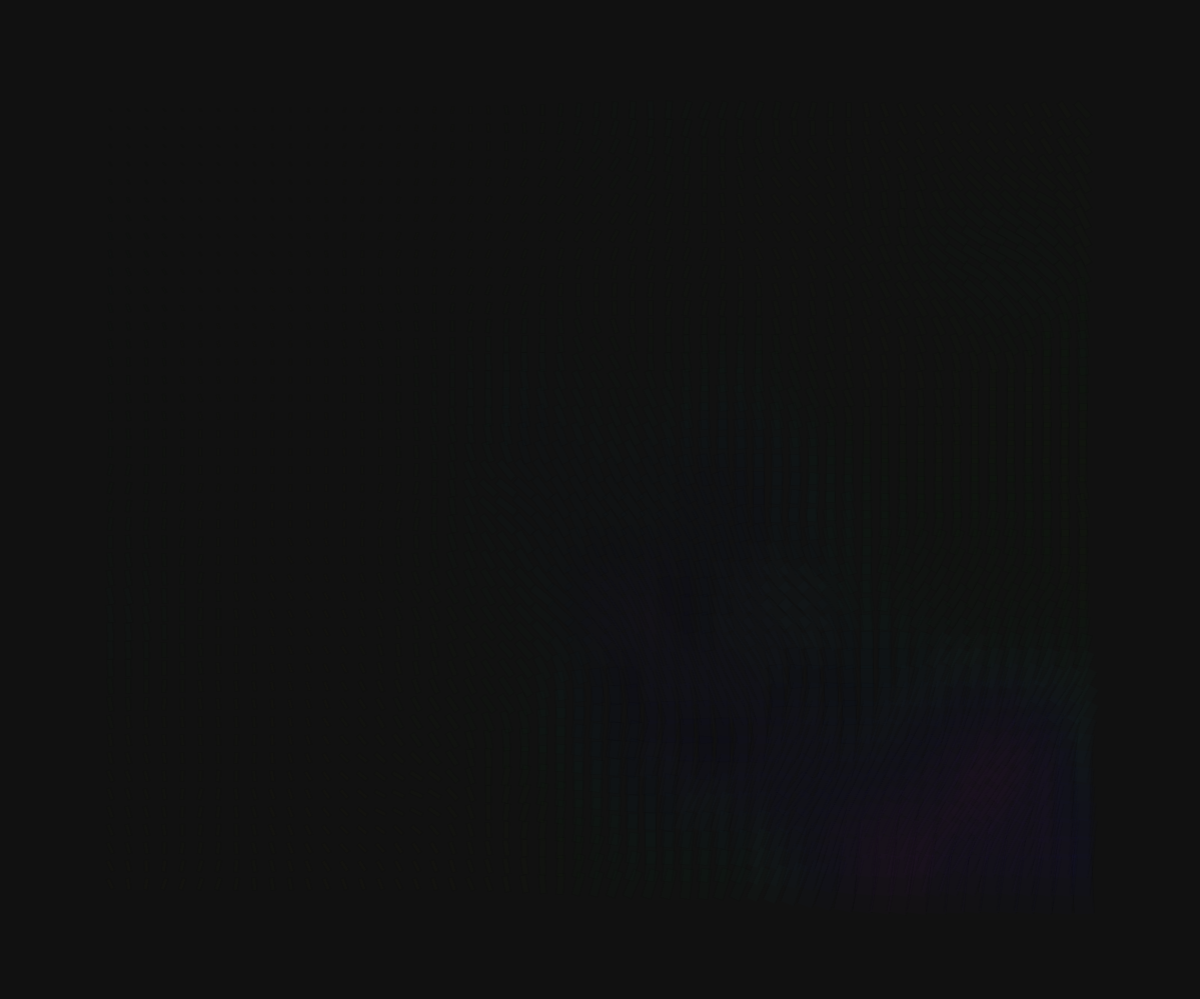
Frame 1 (no input)
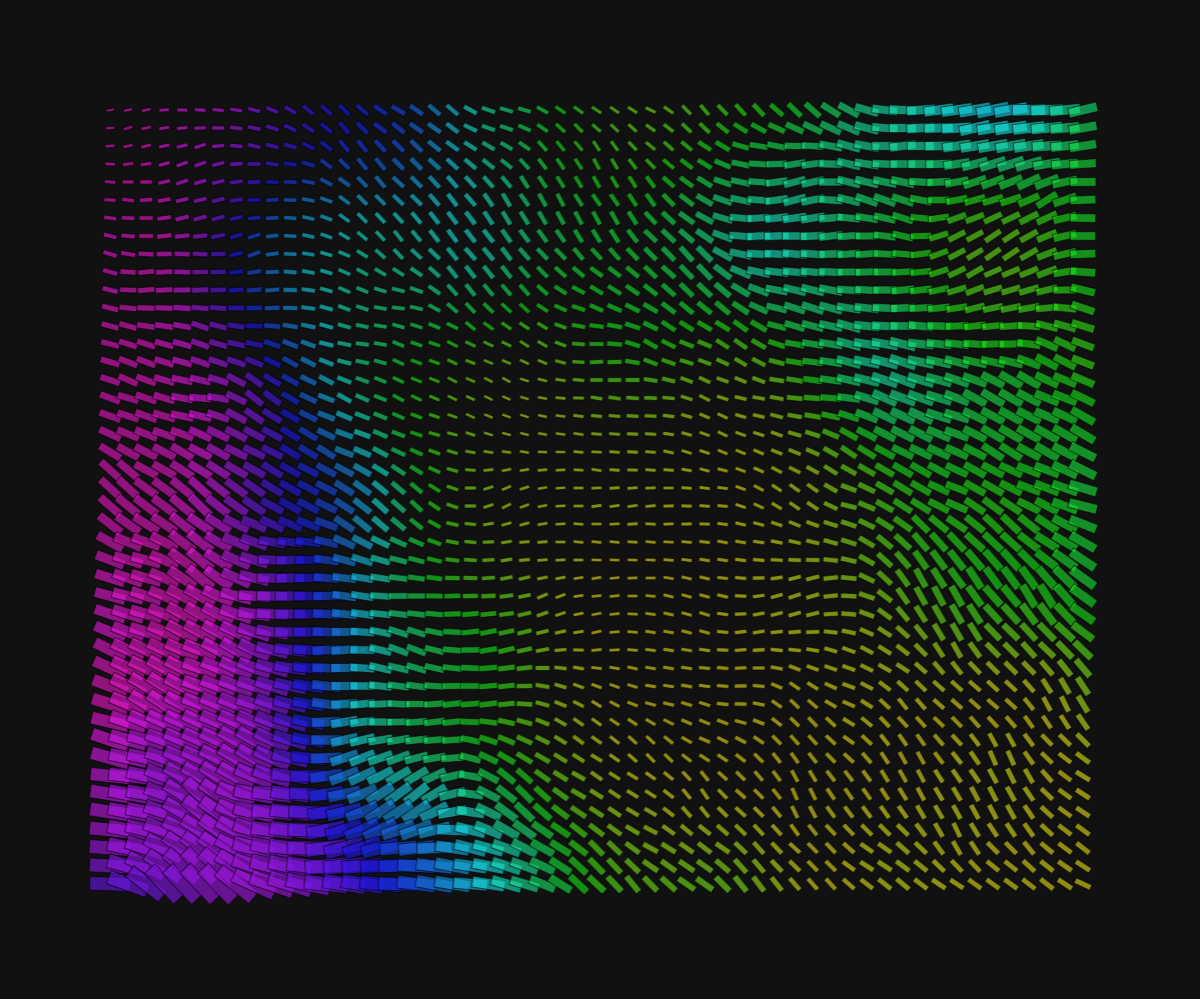
Frame 60 (no input)
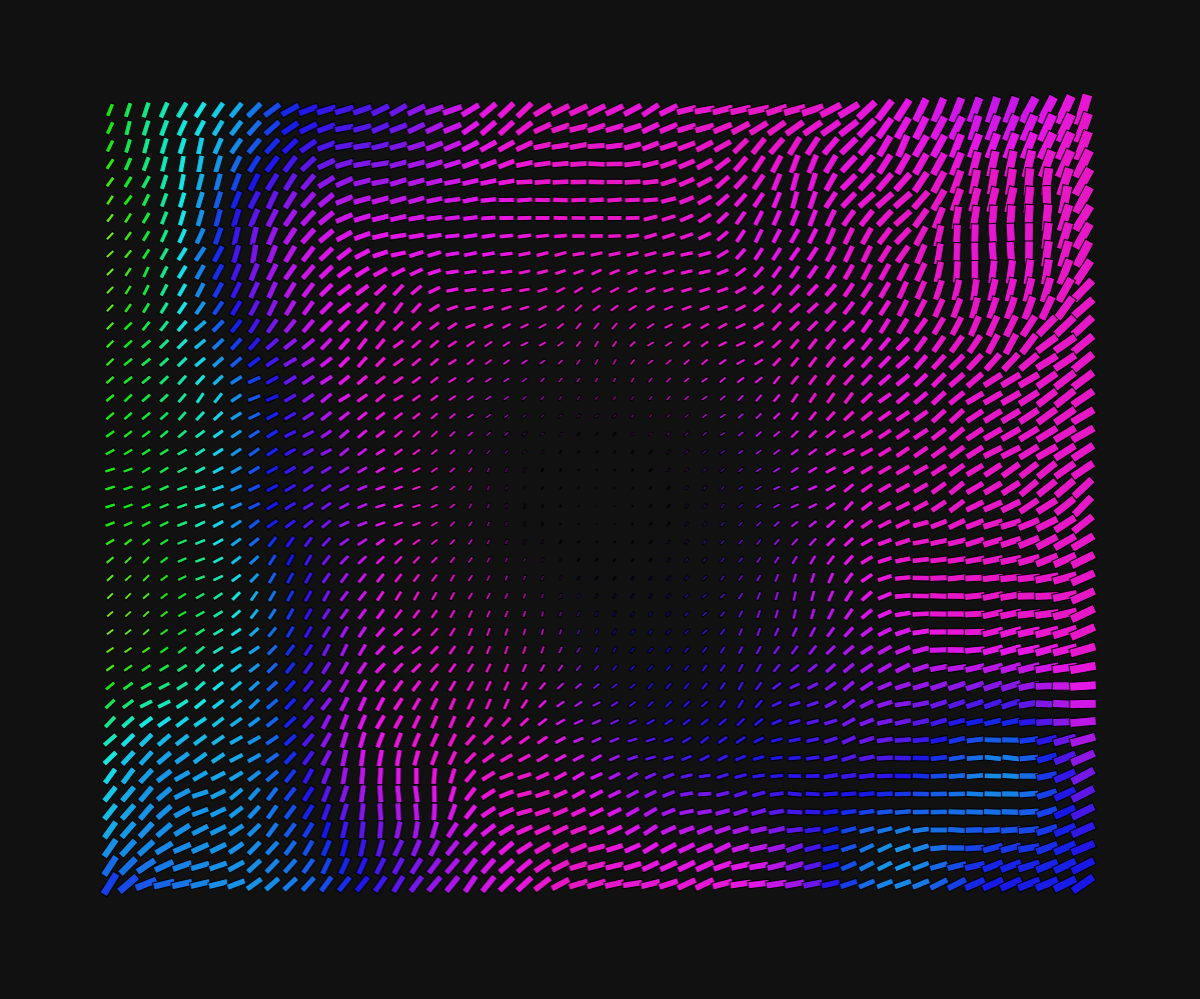
Frame 120 (the mouse pressed at the canvas centre since frame 60)

The p5.js sketch that drew these frames (run headless with seeded random() and noise() and a simulated clock; from frame 60 on, the mouse is pressed at the canvas centre):

// p5.js sketch
// ── sketch.js
var canvas;
let GK = 0.999;
let GKw = 0.9999;
var tekst;
let tekstovi = [];
  
let font1;
 

function setup() {
    canvas = createCanvas(windowWidth*GKw, windowHeight*GK);
    canvas.position(0, 0);
    canvas.style("z-index", "-1"); 
    rectMode(CENTER);
  frameRate(60);

}

var pom = 18;
var m = 0;
var poc = -110;
var povecanje = 2; 
  function draw() {  
    m+=povecanje;
    resizeCanvas(windowWidth*GKw, windowHeight*GK);
    background("#d9d3c1"); 
    background("#111"); 
    noStroke();
    fill(0);

    for(var y = -poc; y < height+poc; y+=pom){
        for(var x = -poc; x < width+poc; x+=pom){
 
            var k = 0.8 + 0.5*sin(radians(m) + 10*noise(x*0.001, y*0.001));
            var sss = 51 + 35*sin(radians(m) + 10*noise(x*0.001, y*0.001));
            push();
            translate(x, y);
            rotate(radians(m)+3*noise(x*0.005, y*0.005));
            colorMode(HSB, 100);
            var dista = dist(x, y, mouseX, mouseY)/210;
            fill(sss, 90, 90, m/2);
            stroke(0,0,0, m/2); strokeWeight(1);
            var dista2 = dist(x, y, mouseX, mouseY)/440;
            rect(0, 0, pom*dista2*k, pom*dista2/3*k);
            pop();
 

        }
    }
 
 
  }
